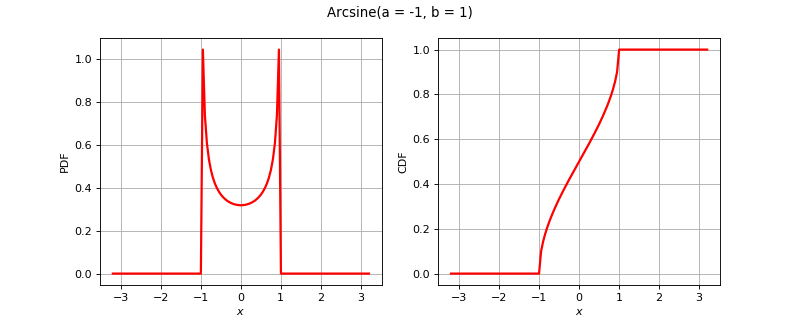

Generate this figure with Python:
import openturns as ot
from matplotlib import pyplot as plt
from openturns.viewer import View
if (ot.Arcsine().__class__.__name__=='ComposedDistribution'):
    correlation = ot.CorrelationMatrix(2)
    correlation[1, 0] = 0.25
    aCopula = ot.NormalCopula(correlation)
    marginals = [ot.Normal(1.0, 2.0), ot.Normal(2.0, 3.0)]
    distribution = ot.ComposedDistribution(marginals, aCopula)
elif (ot.Arcsine().__class__.__name__=='CumulativeDistributionNetwork'):
    distribution = ot.CumulativeDistributionNetwork([ot.Normal(2),ot.Dirichlet([0.5, 1.0, 1.5])], ot.BipartiteGraph([[0,1], [0,1]]))
elif (ot.Arcsine().__class__.__name__=='Histogram'):
    distribution = ot.Histogram([-1.0, 0.5, 1.0, 2.0], [0.45, 0.4, 0.15])
else:
    distribution = ot.Arcsine()
dimension = distribution.getDimension()
if dimension <= 2:
    if distribution.getDimension() == 1:
        distribution.setDescription(['$x$'])
        pdf_graph = distribution.drawPDF()
        cdf_graph = distribution.drawCDF()
        fig = plt.figure(figsize=(10, 4))
        plt.suptitle(str(distribution))
        pdf_axis = fig.add_subplot(121)
        cdf_axis = fig.add_subplot(122)
        View(pdf_graph, figure=fig, axes=[pdf_axis], add_legend=False)
        View(cdf_graph, figure=fig, axes=[cdf_axis], add_legend=False)
    else:
        distribution.setDescription(['$x_1$', '$x_2$'])
        pdf_graph = distribution.drawPDF()
        fig = plt.figure(figsize=(10, 5))
        plt.suptitle(str(distribution))
        pdf_axis = fig.add_subplot(111)
        View(pdf_graph, figure=fig, axes=[pdf_axis], add_legend=False)
